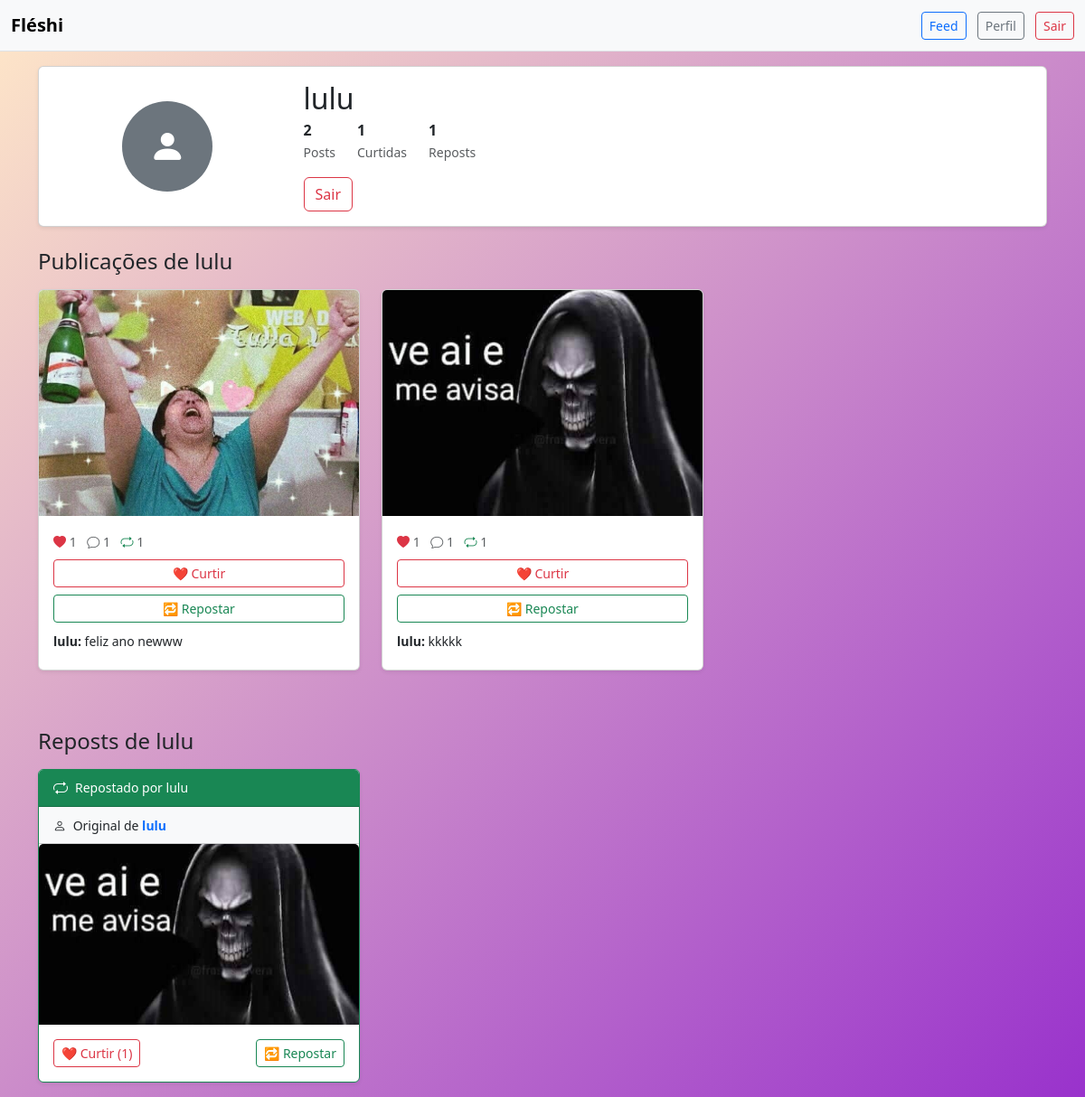
/profile/6 (signed in), run on the app's committed database.
### appfleshi/models.py (models this page shows)
class User(db.Model, UserMixin):
    id = db.Column(db.Integer, primary_key=True)
    username = db.Column(db.String(20), unique=True)
    email = db.Column(db.String(100), unique=True, nullable=False)
    password = db.Column(db.String(60), nullable=False)
    photos = db.relationship("Photo", backref="user", lazy=True) #lista de fotos, cada foto é um objeto
    likes = db.relationship("Like", backref="user", lazy=True)
    reposts = db.relationship("Repost", backref="user", lazy=True)
    comments = db.relationship("Comment", backref="user", lazy=True)

class Photo(db.Model):
    id = db.Column(db.Integer, primary_key=True)
    file_name = db.Column(db.String(255), default="default.png")
    upload_date = db.Column(db.DateTime(timezone=True), nullable=False, default=lambda: datetime.now(timezone.utc))
    user_id = db.Column(db.Integer, db.ForeignKey("user.id"), nullable=False)
    reposts = db.relationship("Repost", backref="photo", lazy=True, cascade="all, delete-orphan"
    )
    likes = db.relationship("Like", backref="photo", lazy=True, cascade="all, delete-orphan")
    comments = db.relationship("Comment", backref="photo", lazy=True, cascade="all, delete-orphan"
    )

class Comment(db.Model):
    id = db.Column(db.Integer, primary_key=True)
    text = db.Column(db.String(500), nullable=False) # texto comentario
    user_id = db.Column(db.Integer, db.ForeignKey("user.id"), nullable=False) # quem comentou
    photo_id = db.Column(db.Integer, db.ForeignKey("photo.id"), nullable=False) # qual foto comentada

class Repost(db.Model):
    id = db.Column(db.Integer, primary_key=True)
    user_id = db.Column(db.Integer, db.ForeignKey("user.id"), nullable=False) # quem comentou
    photo_id = db.Column(db.Integer, db.ForeignKey("photo.id"), nullable=False) # qual foto comentada

### appfleshi/routes.py (the view)
@app.route("/profile/<user_id>", methods=['GET', 'POST'])
@login_required
def profile(user_id):
    if int(user_id) == int(current_user.id):
        photo_form = PhotoForm()
        if photo_form.validate_on_submit() and photo_form.photo.data:
            file = photo_form.photo.data
            secure_name = secure_filename(file.filename)
            path = os.path.join(os.path.abspath(os.path.dirname(__file__)), app.config["UPLOAD_FOLDER"], secure_name)
            file.save(path)
            photo = Photo(file_name=secure_name, user_id=current_user.id)
            db.session.add(photo)
            db.session.commit()
        return render_template('profile.html', user=current_user, form=photo_form)
    else:
        user = User.query.get(int(user_id))
        return render_template('profile.html', user=user, form=None)

### appfleshi/models.py (called while the page is built)
@login_manager.user_loader # consultando se tem ou não aquele usuário
def load_user(user_id):
    return User.query.get(int(user_id)) # consultado a tabela do banco

### appfleshi/templates/profile.html (shortened to what this page needs)
{% extends "homepage.html" %}
{% block body %}
    <body class="bg-light">
        {% include "navbar.html" %}
        <div class="container mt-3">
            <div class="card shadow-sm mb-4">
                <div class="card-body">
                    <div class="row align-items-center">
                        <div class="col-md-3 text-center">
                            <div class="rounded-circle bg-secondary mx-auto d-flex align-items-center justify-content-center"
                                 style="width: 100px; height: 100px;">
                                <i class="bi bi-person-fill text-white fs-1"></i>
                            </div>
                        </div>
                        <div class="col-md-9">
                            <h2 class="mb-1">{{ user.username }}</h2>
                            <div class="d-flex mb-3">
                                <div class="me-4">
                                    <strong class="d-block">{{ user.photos|length }}</strong>
                                    <small class="text-muted">Posts</small>
                                </div>
                                <div class="me-4">
                                    <strong class="d-block">{{ user.likes|length }}</strong>
                                    <small class="text-muted">Curtidas</small>
                                </div>
                                <div class="me-4">
                                    <strong class="d-block">{{ user.reposts|length }}</strong>
                                    <small class="text-muted">Reposts</small>
                                </div>
                            </div>
                            <a href="{{ url_for('logout') }}" class="btn btn-outline-danger">Sair</a>
                        </div>
                    </div>
                </div>
            </div>
            <div class="row">
                <div class="col-12">
                    <h4 class="mb-3">Publicações de {{ user.username }}</h4>
                    {% if user.photos %}
                    <div class="row">
                        {% for photo in user.photos %}
                        <div class="col-md-4 mb-3">
                            <div class="card shadow-sm">
                                <img src="{{ url_for('static', filename='posts_photos/' ~ photo.file_name) }}" class="card-img-top" alt="Post de {{ user.username }}" style="height: 250px; object-fit: cover;" onerror="this.src='https://via.placeholder.com/300x250?text=Imagem+Não+Encontrada'">
                                <div class="card-body">
                                    <div class="d-flex justify-content-between mb-2">
                                        <div>
                                            <small class="text-muted">
                                                <i class="bi bi-heart-fill text-danger"></i> {{ photo.likes|length }}
                                            </small>
                                            <small class="text-muted ms-2">
                                                <i class="bi bi-chat"></i> {{ photo.comments|length }}
                                            </small>
                                            <small class="text-muted ms-2">
                                                <i class="bi bi-repeat text-success"></i> {{ photo.reposts|length }}
                                            </small>
                                        </div>
                                    </div>
                                    <div class="d-grid gap-2">
                                        <a class="btn btn-outline-danger btn-sm" href="{{ url_for('like_photo', photo_id=photo.id) }}">
                                            ❤️ Curtir
                                        </a>
                                        <a class="btn btn-outline-success btn-sm" href="{{ url_for('repost_photo', photo_id=photo.id) }}">
                                            🔁 Repostar
                                        </a>
                                    </div>
                                    {% if photo.comments %}
                                    <div class="mt-2">
                                        {% for comentario in photo.comments[:2] %}
                                        <div class="mb-1">
                                            <small>
                                                <strong>{{ comentario.user.username }}:</strong>
                                                {{ comentario.text[:30] }}{% if comentario.text|length > 30 %}...{% endif %}
                                            </small>
                                        </div>
                                        {% endfor %}
                                    </div>
                                    {% endif %}
                                </div>
                            </div>
                        </div>
                        {% endfor %}
                    </div>
                    {% endif %}
                </div>
            </div>
            {% if user.reposts %}
            <div class="row mt-5">
                <div class="col-12">
                    <h4 class="mb-3">Reposts de {{ user.username }}</h4>
                    <div class="row">
                        {% for repost in user.reposts %}
                        <div class="col-md-4 mb-3">
                            <div class="card shadow-sm border-success">
                                <div class="card-header bg-success text-white py-2">
                                    <div class="d-flex align-items-center">
                                        <i class="bi bi-repeat me-2"></i>
                                        <small>Repostado por {{ user.username }}</small>
                                    </div>
                                </div>
                                <div class="card-header bg-light py-2">
                                    <small>
                                        <i class="bi bi-person me-1"></i>
                                        Original de
                                        <a href="{{ url_for('profile', user_id=repost.photo.user.id) }}" class="text-decoration-none fw-bold">
                                            {{ repost.photo.user.username }}
                                        </a>
                                    </small>
                                </div>
                                <img src="{{ url_for('static', filename='posts_photos/' ~ repost.photo.file_name) }}" class="card-img-top" alt="Repost de {{ repost.photo.user.username }}" style="height: 200px; object-fit: cover;" onerror="this.src='https://via.placeholder.com/300x200?text=Imagem+Não+Encontrada'">
                                <div class="card-body">
                                    <div class="d-flex justify-content-between"><a class="btn btn-outline-danger btn-sm" href="{{ url_for('like_photo', photo_id=repost.photo.id) }}">
                                            ❤️ Curtir ({{ repost.photo.likes|length }})
                                        </a>
                                        <a class="btn btn-outline-success btn-sm" href="{{ url_for('repost_photo', photo_id=repost.photo.id) }}">
                                            🔁 Repostar
                                        </a>
                                    </div>
                                </div>
                            </div>
                        </div>
                        {% endfor %}
                    </div>
                </div>
            </div>
            {% endif %}
        </div>
        <link rel="stylesheet" href="https://cdn.jsdelivr.net/npm/bootstrap-icons@1.10.0/font/bootstrap-icons.css">
    </body>
{% endblock %}

### appfleshi/static/CSS/homepage.css (style rules this page uses)
:root { --primary-orange: #FF6B35; --primary-pink: #FF3366; --primary-purple: #8A2BE2; --accent-purple: #5900B3; --light-purple: #9932CC; --accent-yellow: #FFD166; --bg-dark: #0A0A14; --text-light: #FFFFFF; --text-gray: #CCCCCC; --border-light: rgba(255, 255, 255, 0.15); --input-bg: rgba(255, 255, 255, 0.1); }
body { background: linear-gradient(135deg, #FFE8C8 0%, #9932CC 100%) !important; min-height: 100vh; margin: 0; padding: 0; background-attachment: fixed; background-size: 400% 400%; animation: gradientFlow 30s ease infinite; }

### data on the page
User: username "lulu"
Photo: file_name (picture), likes|length "1", comments|length "1", reposts|length "1"
Comment: user.username "lulu", text "feliz ano newww"
Photo: file_name (picture), likes|length "1", comments|length "1", reposts|length "1"
Comment: user.username "lulu", text "kkkkk"
Repost: photo.user.username "lulu", file_name (picture), photo.likes|length "1"

### other printed values
{{ user.photos|length }} "2"
{{ user.likes|length }} "1"
{{ user.reposts|length }} "1"
